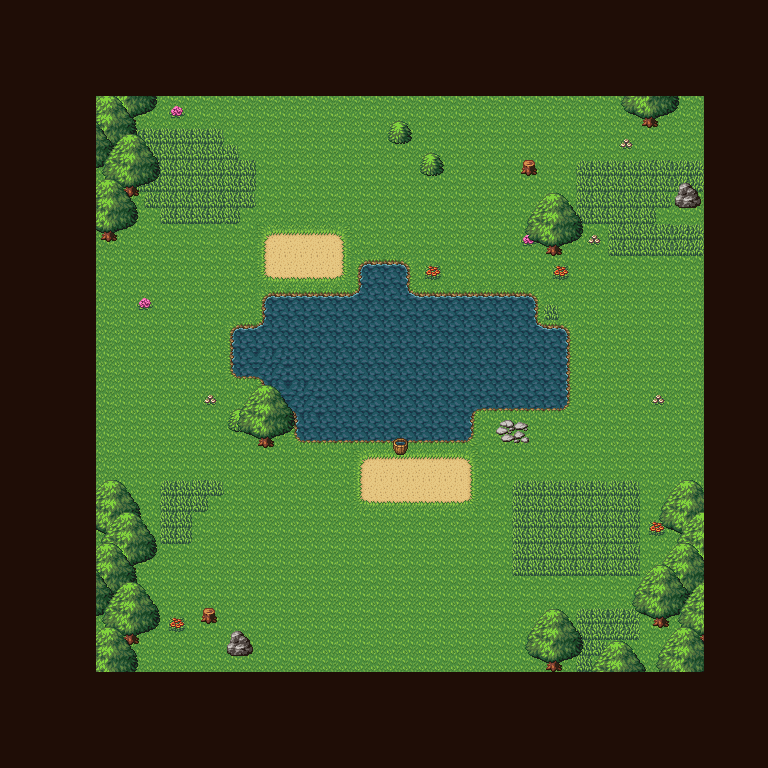

A level layout from a 2D game, rendered from its tile map. Below: a short description, then the map file with tile-grid data replaced by summaries:
An orthogonal 24x24 tile map with 32x32 px tiles, 9 tile layers (ground, grass, obujects-2, obujects, ...).

<map version="1.9" tiledversion="1.9.1" orientation="orthogonal" renderorder="right-down" width="24" height="24" tilewidth="32" tileheight="32" infinite="0" nextlayerid="10" nextobjectid="1">
  <tileset firstgid="1" source="../11_tsx/1_maptip.tsx" />
  <layer id="1" name="ground" width="24" height="24">
    <data>[576 cells, 552 non-empty, 23 distinct tile ids]</data>
  </layer>
  <layer id="8" name="grass" width="24" height="24">
    <data>[576 cells, 41 non-empty, 16 distinct tile ids]</data>
  </layer>
  <layer id="4" name="obujects-2" width="24" height="24">
    <data>[576 cells, 89 non-empty, 35 distinct tile ids]</data>
  </layer>
  <layer id="9" name="obujects" width="24" height="24">
    <data>[576 cells, 2 non-empty, 2 distinct tile ids]</data>
  </layer>
  <layer id="6" name="chara" width="24" height="24">
    <data>[576 cells, 0 non-empty, 0 distinct tile ids]</data>
  </layer>
  <layer id="7" name="obujects-1" width="24" height="24">
    <data>[576 cells, 5 non-empty, 2 distinct tile ids]</data>
  </layer>
  <layer id="5" name="leaves-2" width="24" height="24">
    <data>[576 cells, 106 non-empty, 37 distinct tile ids]</data>
  </layer>
  <layer id="3" name="leaves-1" width="24" height="24">
    <data>[576 cells, 6 non-empty, 6 distinct tile ids]</data>
  </layer>
  <layer id="2" name="frame" width="24" height="24">
    <data>[576 cells, 234 non-empty, 1 distinct tile ids]</data>
  </layer>
</map>
